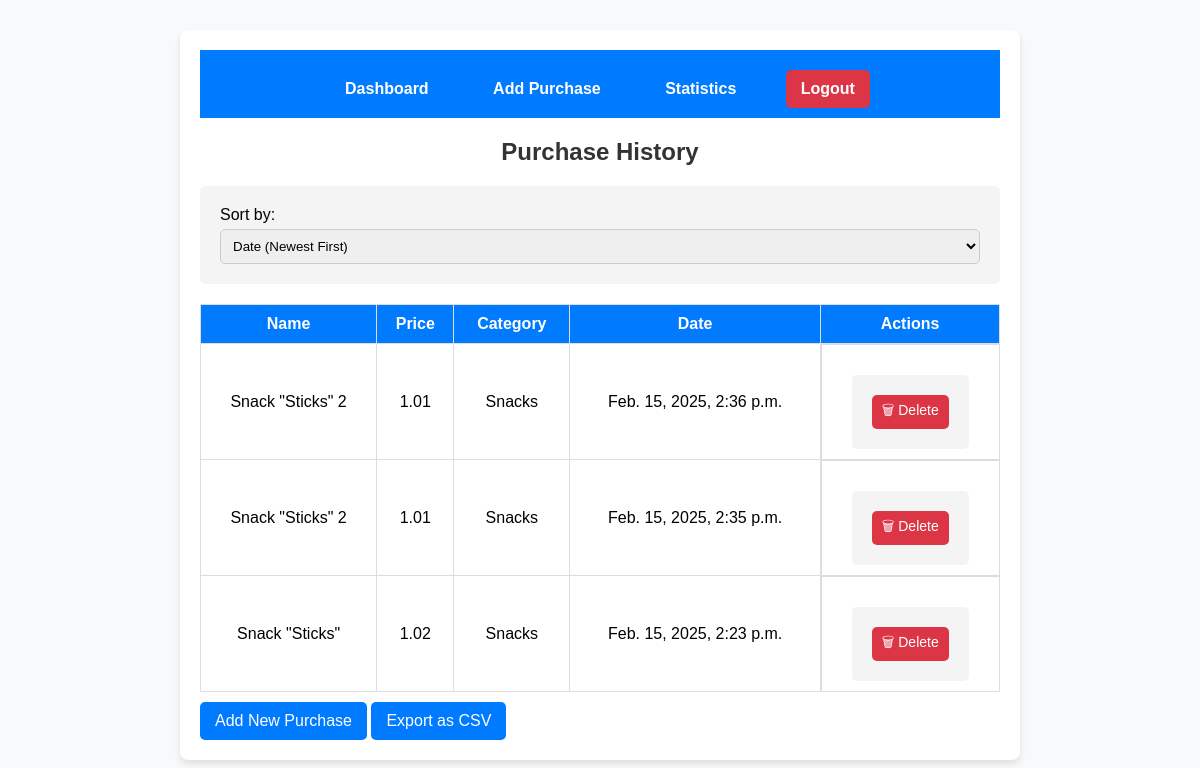
/purchases/dashboard/ (signed in), run on an earlier commit of the app's database.
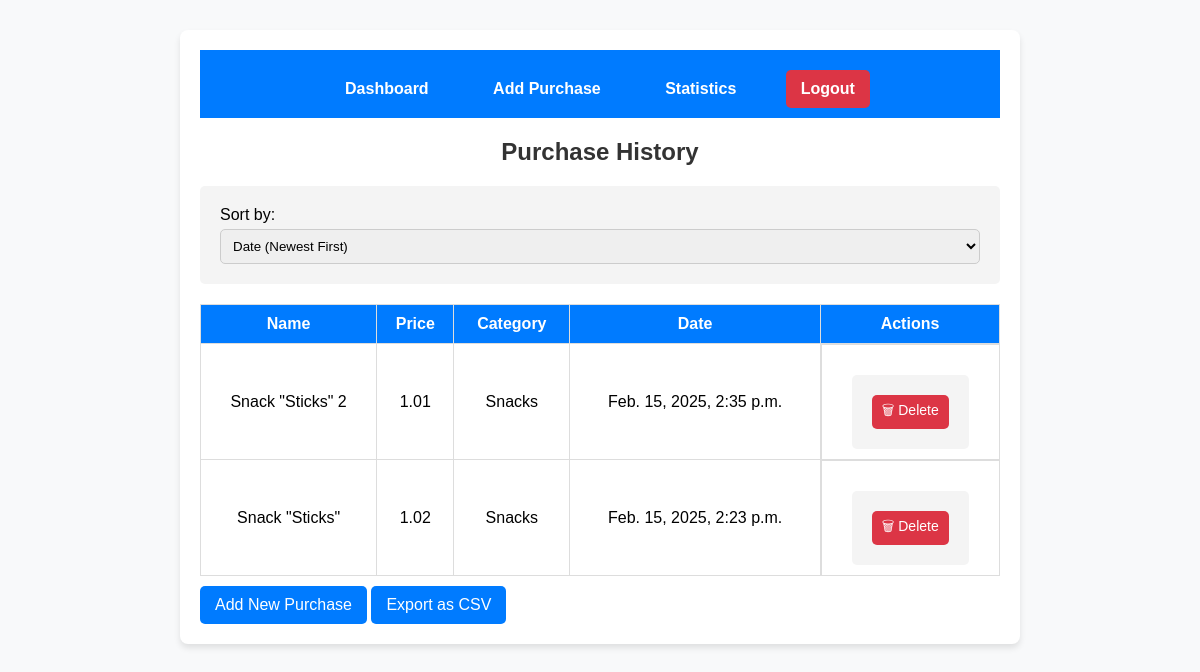
And on a later commit of the database.
### purchases/models.py (models this page shows, shortened)
class Purchase(models.Model):
    user = models.ForeignKey(settings.AUTH_USER_MODEL, on_delete=models.CASCADE)
    name = models.CharField(max_length=255)
    price = models.DecimalField(max_digits=10, decimal_places=2)
    category = models.CharField(max_length=255)
    barcode = models.CharField(max_length=100)
    date = models.DateTimeField(auto_now_add=True)
    class Meta:
        unique_together = ("user", "barcode", "date")

### purchases/views.py (the view)
# urls.py: path('dashboard/', views.dashboard, name='dashboard'),
@login_required
def dashboard(request):
    sort_by = request.GET.get("sort", "date_desc")
    purchases = Purchase.objects.filter(user=request.user)
    if sort_by == "date_asc":
        purchases = purchases.order_by("date")
    elif sort_by == "date_desc":
        purchases = purchases.order_by("-date")
    elif sort_by == "price_asc":
        purchases = purchases.order_by("price")
    elif sort_by == "price_desc":
        purchases = purchases.order_by("-price")
    return render(request, "purchases/dashboard.html", {"purchases": purchases, "sort_by": sort_by})

### accounts/context_processors.py (called while the page is built)
def user_currency(request):
    if request.user.is_authenticated:
        profile = UserProfile.objects.filter(user=request.user).first()
        if profile:
            return {"USER_CURRENCY": profile.get_currency_display()}
    return {"USER_CURRENCY": "US Dollar ($)"}

### templates/purchases/dashboard.html (shortened to what this page needs)
{% extends '../base.html' %}
{% block content %}
<h2>Purchase History</h2>
<form method="GET" id="sort-form">
    <label for="sort">Sort by:</label>
    <select name="sort" id="sort" onchange="document.getElementById('sort-form').submit();">
        <option value="date_desc" {% if sort_by == "date_desc" %}selected{% endif %}>Date (Newest First)</option>
    </select>
</form>
<table>
    <thead>
        <tr>
            <th>Name</th>
            <th>Price</th>
            <th>Category</th>
            <th>Date</th>
            <th>Actions</th>
        </tr>
    </thead>
    <tbody>
        {% for purchase in purchases %}
        <tr>
            <td>{{ purchase.name }}</td>
            <td>{{ purchase.price }}</td>
            <td>{{ purchase.category }}</td>
            <td>{{ purchase.date }}</td>
            <td class="table-actions">
                <form method="POST" action="{% url 'delete_purchase' purchase.id %}" style="display:inline;">
                    <button type="submit" class="btn-delete" onclick="return confirm('Are you sure you want to delete this purchase?')">
                        🗑 Delete
                    </button>
                </form>
            </td>
        </tr>
        {% endfor %}
    </tbody>
</table>
<div class="text-center">
    <a href="{% url 'upload_barcode' %}" class="btn">Add New Purchase</a>
    <a href="{% url 'export_purchases_csv' %}" class="btn">Export as CSV</a>
</div>
{% endblock %}

What changed in the data, as far as the page shows it:
removed Purchase: name "Snack \"Sticks\" 2", price "1.01", category "Snacks", date "Feb. 15, 2025, 2:36 p.m."
